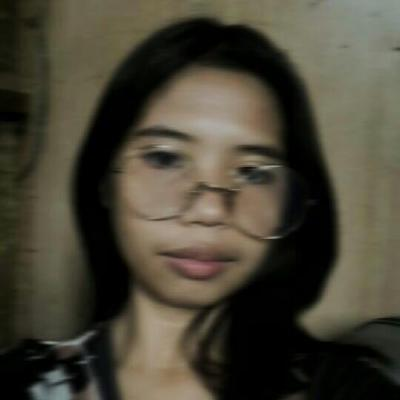
#> input picture Resources/Photos/trixia ni.jpg, 400 x 400 px, found by its file name
$ python colour_spaces.py
#> lines starting #> are read from the running program, lines starting #| are printed output that depends on the picture
#pylint:disable=no-member

import cv2 as cv
import matplotlib.pyplot as plt

img = cv.imread('Resources/Photos/trixia ni.jpg')
#> img is the input picture: shape (400, 400, 3); mean B, G, R 54.4, 68.6, 72.9
cv.imshow('trixia', img)

# plt.imshow(img)
# plt.show()

# BGR to Grayscale
gray = cv.cvtColor(img, cv.COLOR_BGR2GRAY)
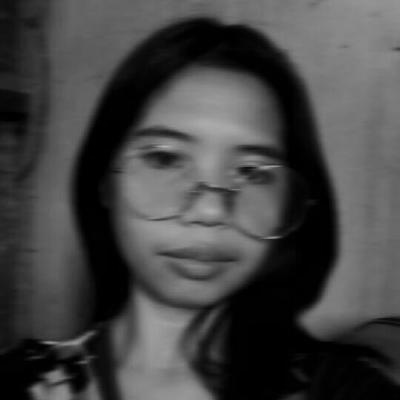
#> gray: shape (400, 400); min 0, max 178, mean 68.2
cv.imshow('Gray', gray)

# BGR to HSV
hsv = cv.cvtColor(img, cv.COLOR_BGR2HSV)
#> hsv: shape (400, 400, 3); mean H, S, V 27.3, 78.1, 73.6
cv.imshow('HSV', hsv)

# BGR to L*a*b
lab = cv.cvtColor(img, cv.COLOR_BGR2LAB)
#> lab: shape (400, 400, 3); mean of channels 0, 1, 2 72.9, 127.2, 136.7
cv.imshow('LAB', lab)

# BGR to RGB
rgb = cv.cvtColor(img, cv.COLOR_BGR2RGB)
cv.imshow('RGB', rgb)

# HSV to BGR
lab_bgr = cv.cvtColor(lab, cv.COLOR_LAB2BGR)
cv.imshow('LAB --> BGR', lab_bgr)

cv.waitKey(0)
